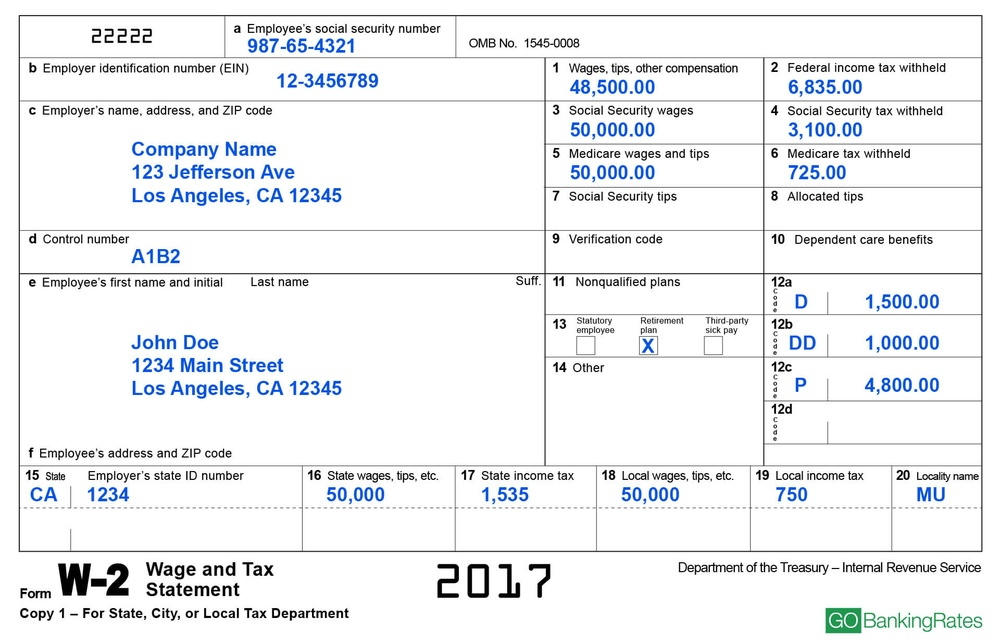
#> input picture examples/inputs/w2.jpg, 1000 x 643 px, shrunk from 1920 x 1234 before the run
$ jupyter execute --allow-errors Untitled.ipynb   (shell and % lines are left out)   (older library calls are emulated)
#> lines starting #> are read from the running program, lines starting #| are printed output that depends on the picture; after the words box and inside, x2 and y2 are one past the last pixel; in counts of white or black regions, pixels touching at a corner belong together
[cell 1]
import cv2
import numpy as np
import matplotlib.pyplot as plt
from PIL import Image
from PIL import ImageEnhance
import math

[cell 2]
def angle_cos(p0, p1, p2):
    d1, d2 = (p0 - p1).astype('float'), (p2 - p1).astype('float')
    return abs(np.dot(d1, d2) / np.sqrt(np.dot(d1, d1) * np.dot(d2, d2)))

[cell 3]
test_img_path = './examples/inputs/w2.jpg'
#img = cv2.imread(test_img_path)
img = Image.open(test_img_path)
#> img is the input picture: PIL image 1000x643 RGB; mean R, G, B 238.3, 240.1, 242.3
enhancer = ImageEnhance.Contrast(img)
img = enhancer.enhance(2.0)
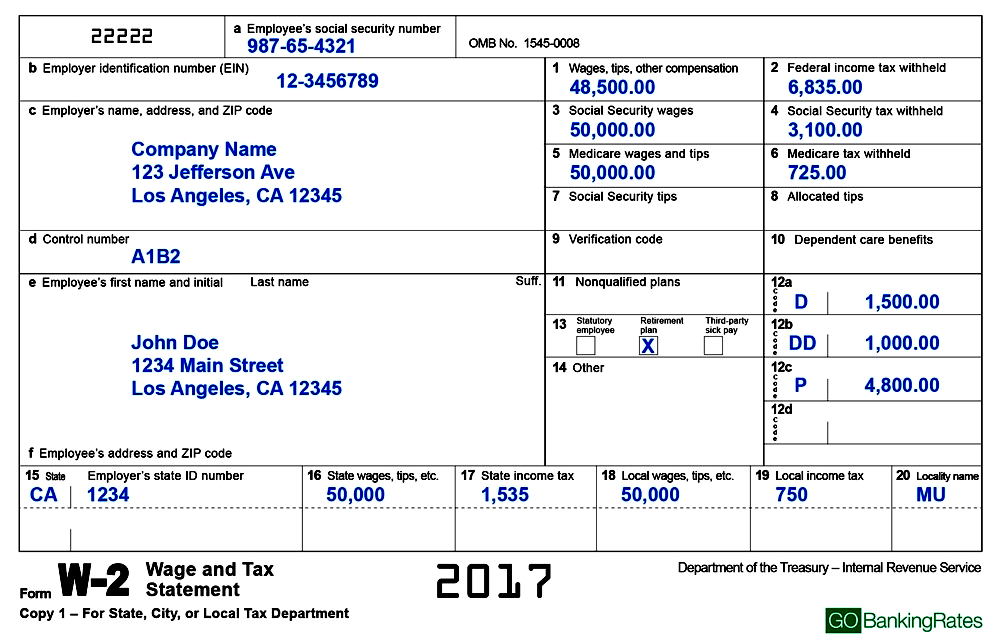
#> img: PIL image 1000x643 RGB; mean R, G, B 232.4, 233.7, 236.9
img_copy = np.asarray(img)[:]
gray = cv2.cvtColor(img_copy,cv2.COLOR_BGR2GRAY)
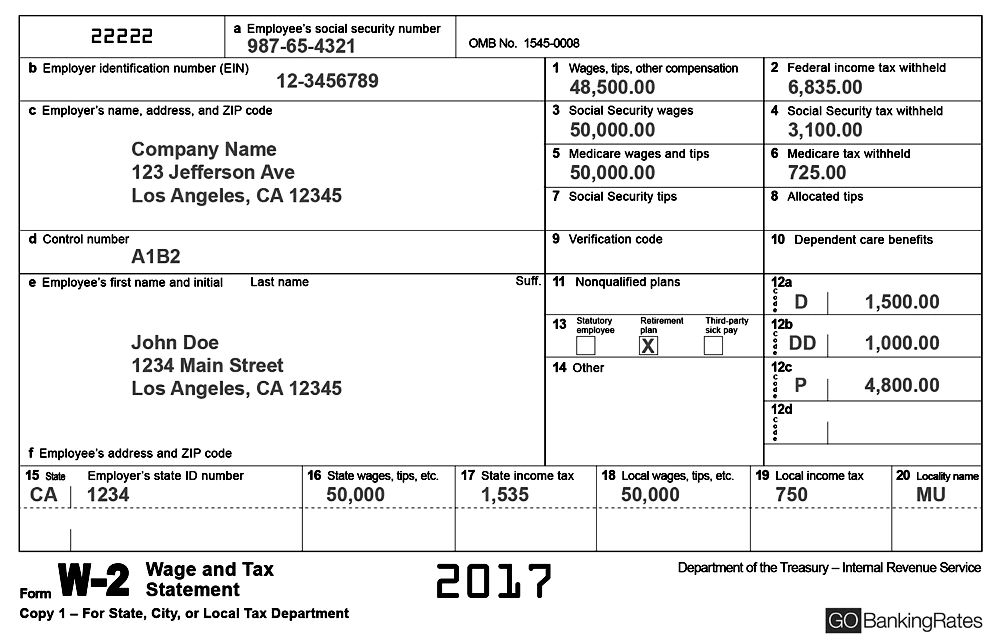
#> gray: shape (643, 1000); min 0, max 255, mean 234.5
#gray = cv2.bilateralFilter(gray, 11, 17, 17)
#edged = cv2.Canny(gray, 30, 200)
ret,thresh = cv2.threshold(gray[:],200,255,cv2.THRESH_BINARY)
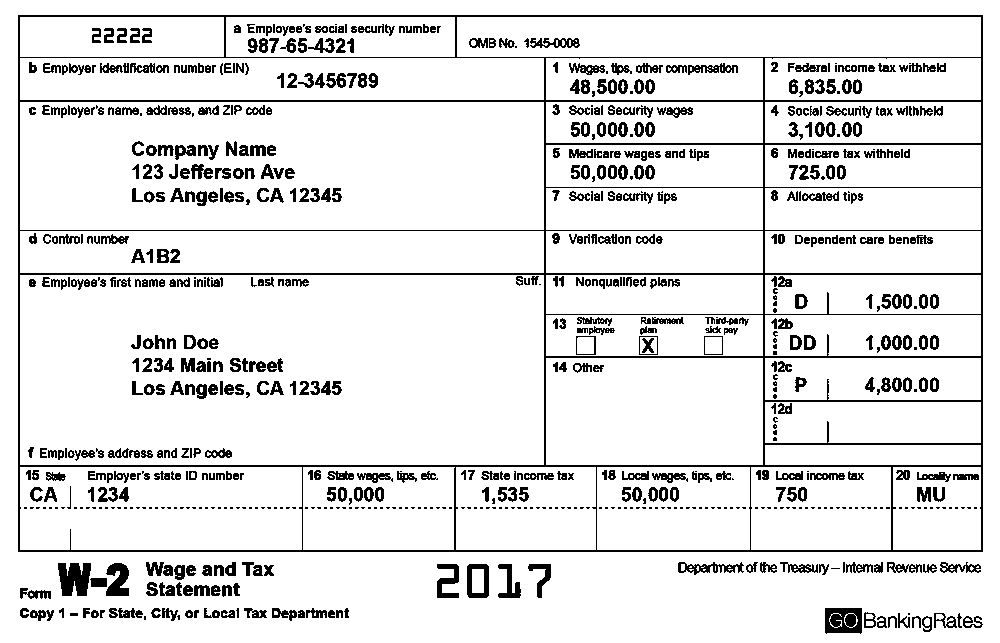
#> thresh: shape (643, 1000); 89.5% white; black in thin lines or dots
#edges = cv2.Canny(gray,0,2,apertureSize = 7)
im2, contours, hierarchy = cv2.findContours(thresh,cv2.RETR_LIST,cv2.CHAIN_APPROX_SIMPLE)
#> contours = 1462 contours, 741 with area under 20; largest, box (x1, y1, x2, y2) and area: (0, 0, 1000, 643) 641358, (17, 14, 984, 553) 519706, (20, 275, 544, 465) 98847, (20, 102, 544, 230) 66421, (20, 467, 302, 550) 22991

#cnts, hierarchy = cv2.findContours(edges.copy(), cv2.RETR_TREE, cv2.CHAIN_APPROX_SIMPLE)
#cnts = sorted(cnts, key = cv2.contourArea, reverse = True)[:10]
screenCnt = None
rects = []
for cnt in contours:
    cnt_len = cv2.arcLength(cnt, True)
    cnt = cv2.approxPolyDP(cnt, 0.02 * cnt_len, True)
    if len(cnt) == 4 and cv2.isContourConvex(cnt) and cv2.contourArea(cnt) > 180:
        cnt = cnt.reshape(-1, 2)
        max_cos = np.max([angle_cos(cnt[i], cnt[(i + 1) % 4], cnt[(i + 2) % 4]) for i in range(4)])
        if max_cos < 0.3:
            rects.append(cnt)
#> this loop made 1462 passes
#> (cnt_len, cnt, max_cos) on pass 53: (127.3, [[824, 608], [861, 607], [862, 632], [826, 634]], 0.0497)
#> (cnt_len, cnt, max_cos) on passes 95, 470, 471, 472, 473, 474: (68, [[472, 569], [472, 592], [483, 592], [483, 569]], 0), (343.7, [[893, 467], [893, 549], [980, 549], [980, 467]], 0), (442.8, [[751, 467], [751, 549], [890, 549], [890, 467]], 0), (468.8, [[597, 467], [597, 549], [749, 549], [749, 467]], 0), (451.1, [[456, 467], [456, 549], [595, 549], [595, 467]], 0), (465.4, [[303, 467], [303, 549], [453, 549], [454, 467]], 0.0122)
#> after the loop, max_cos = 0; rects = 36 items
            #cv2.rectangle(img_copy, (x, y), (x+w, y+h), (0, 255, 0), 1);
'''
lines = cv2.HoughLines(edges,2,np.pi/90,300)
for line in lines:
    for rho,theta in line:
        a = np.cos(theta)
        b = np.sin(theta)
        x0 = a*rho
        y0 = b*rho
        x1 = int(x0 + 1000*(-b))
        y1 = int(y0 + 1000*(a))
        x2 = int(x0 - 1000*(-b))
        y2 = int(y0 - 1000*(a))

    cv2.line(img,(x1,y1),(x2,y2),(0,0,255),2)
'''
#> (the rest of this cell did not finish here and is left out)

[cell 4]
contours
#> Out has the same summary as contours

[cell 5]
from PIL import Image, ImageEnhance
img = Image.open(test_img_path)
enhancer = ImageEnhance.Contrast(img)
img = enhancer.enhance(3.0)
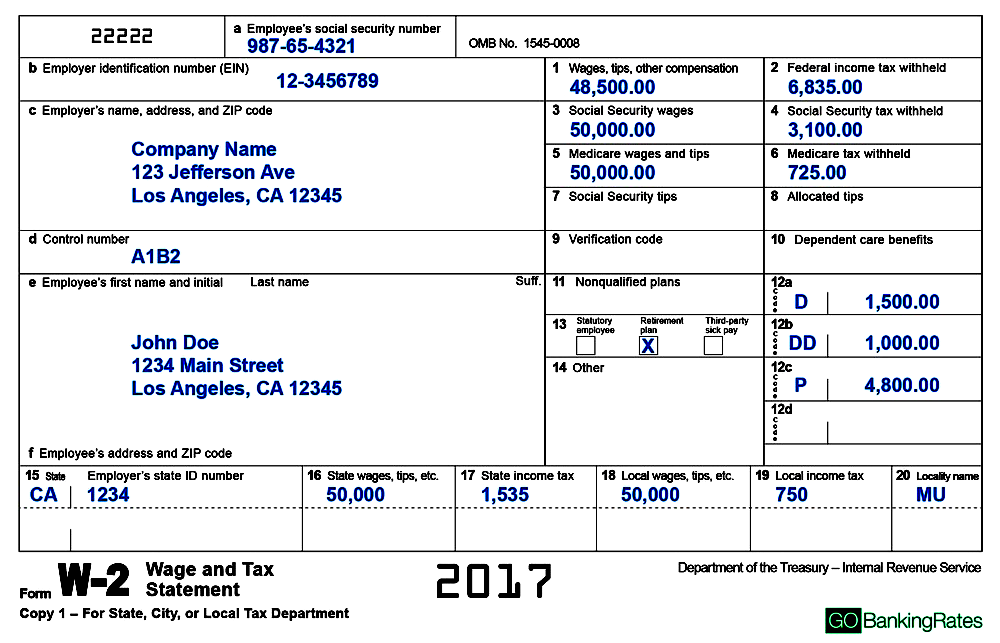
#> img: PIL image 1000x643 RGB; mean R, G, B 229.7, 231, 233.8
fig = plt.figure(figsize=(50,50))
#gray = cv2.cvtColor(img,cv2.COLOR_BGR2GRAY)
ax = fig.add_subplot(111)
#> (the rest of this cell did not finish here and is left out)

$ run again, with examples/inputs/credit_application.jpg copied over examples/inputs/w2.jpg
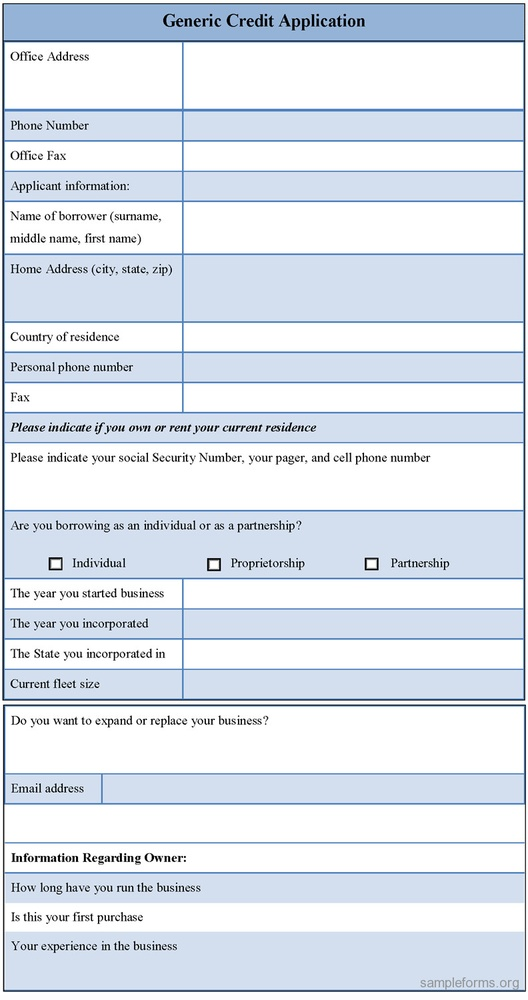
#> input picture examples/inputs/credit_application.jpg, 528 x 1000 px, shrunk from 792 x 1500 before the run
#> img is the input picture: PIL image 528x1000 RGB; mean R, G, B 219.9, 227.5, 237.2
#> `ret,thresh = cv2.threshold(gray[:],200,255,cv2.THRESH_BINARY)`:
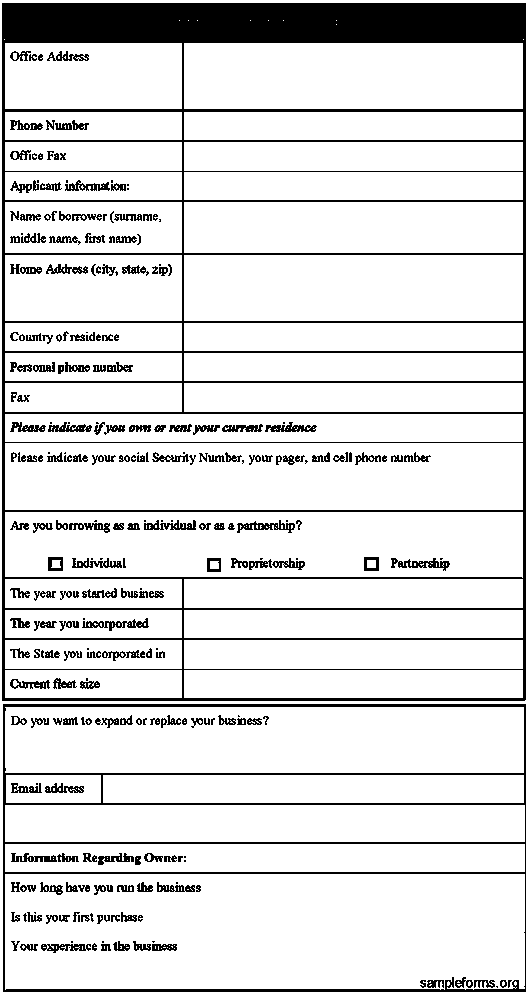
#> thresh: shape (1000, 528); 87% white; 273 black regions (55 under 20 px)
#> contours = 815 contours, 481 with area under 20; largest, box (x1, y1, x2, y2) and area: (0, 0, 528, 1000) 526473, (1, 2, 527, 702) 366972, (2, 703, 527, 993) 151434, (5, 874, 525, 990) 59014, (5, 443, 523, 510) 34122
#> the loop `for cnt in contours:` made 815 passes
#> (cnt_len, cnt, max_cos) on passes 124, 153, 154, 170, 171, 230, 231: (1342.7, [[5, 874], [5, 989], [524, 988], [524, 874]], 0.00193), (1092, [[5, 844], [5, 871], [524, 871], [524, 844]], 0), (1110, [[5, 805], [5, 841], [524, 841], [524, 805]], 0), (894, [[103, 775], [103, 802], [523, 802], [523, 775]], 0), (242, [[6, 775], [6, 802], [100, 802], [100, 775]], 0), (1167.7, [[5, 707], [5, 772], [523, 772], [523, 707]], 0), (1623.7, [[2, 704], [525, 703], [526, 991], [3, 992]], 0.00156)
#> after the loop `for cnt in contours:`: max_cos = 0; rects = 41 items
#> Out has the same summary as contours
#> `img = enhancer.enhance(3.0)`:
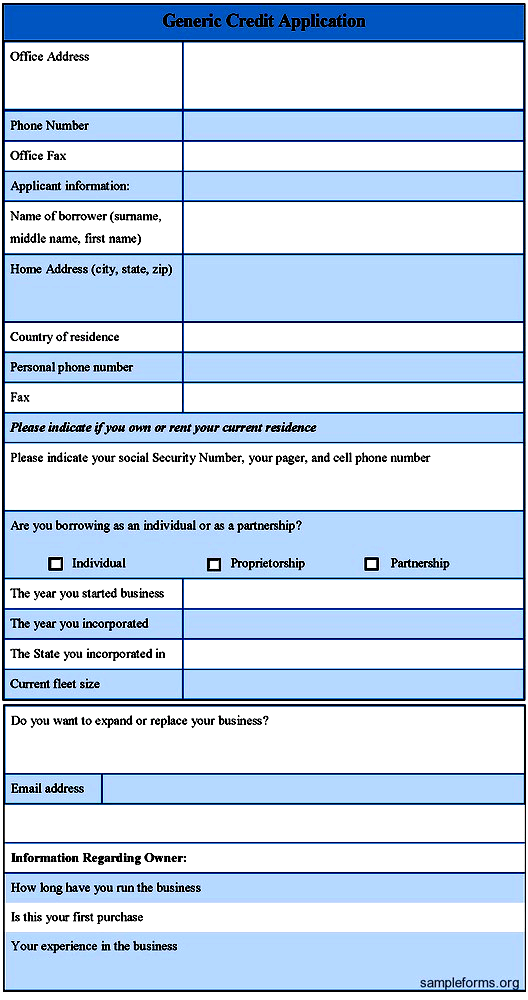
#> img: PIL image 528x1000 RGB; mean R, G, B 195, 213.5, 234.7
